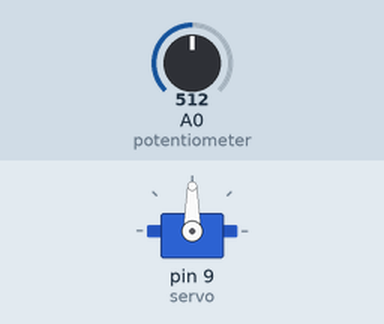
This sketch was run on a simulated Arduino Uno, built with avr-gcc and run on an emulated ATmega328P. Parts: servo. The test bench sets the inputs (shaded band); at power-on: A0 (potentiometer) = 512.

Above: at 1.2 s.
1.3 s: A0 (potentiometer) set to 716
At 2.5 s:
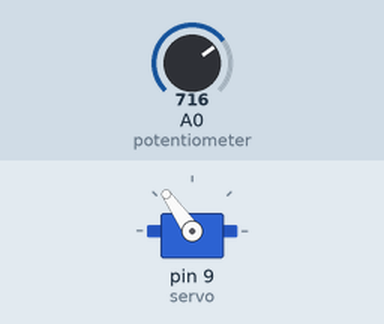
2.8 s: A0 (potentiometer) set to 900
At 3.2 s:
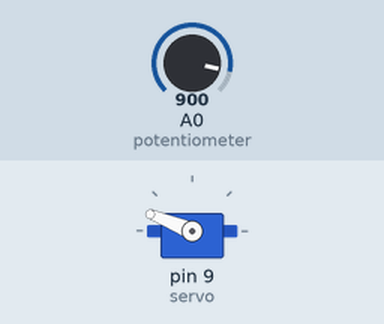
4.3 s: A0 (potentiometer) set to 1023
At 4.9 s:
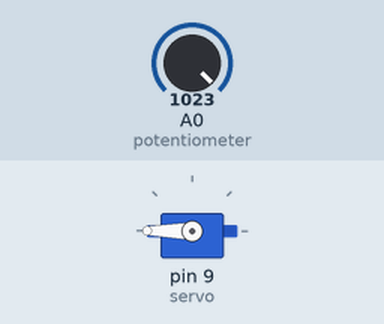
5.8 s: A0 (potentiometer) set to 306
At 6.8 s:
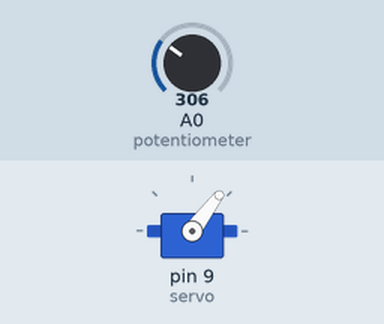
7.3 s: A0 (potentiometer) set to 122
At 8.4 s:
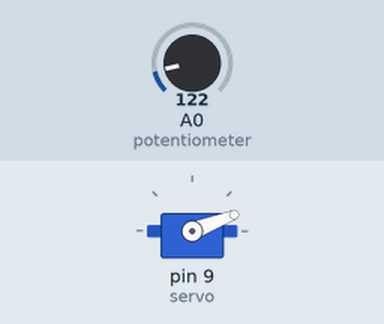
Timing chart, 0 to 9.8 s (numbered marks = the images above; inputs shaded):
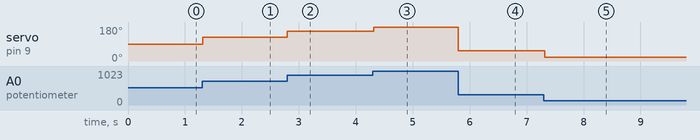

Measured:
- after the input at 1.3 s, servo on pin 9 (servo): 90° → 125° at once
- after the input at 2.8 s, servo on pin 9 (servo): 125° → 158° at once
- after the input at 4.3 s, servo on pin 9 (servo): 158° → 180° at once
- after the input at 5.8 s, servo on pin 9 (servo): 180° → 53° at once
- after the input at 7.3 s, servo on pin 9 (servo): 53° → 21° at once

The sketch:

Servo_Control.ino
```cpp
/*
  Name: Servo Control With Arduino UNO R3
  Author: GeorgePeg ( https://github.com/GeorgePeg )
  Date: 03/05/24 17:09
  Description: Changing the position of a single servo motor using a potensiometer
*/
#include <Servo.h>
Servo servo; //Object named servo
int potentiometer = 0; //Starting phase of the potentiometer.
int servo_value ; //Each time, this variable will change
void setup(){
  //Here code runs only once
  servo.attach(9); //PWM D9 Port
}
void loop(){
  //Here code runs forever
  /*The wiper terminal of the potentiometer is connected
  to the A0 Analog Input Port of the Arduino UNO R3*/
  servo_value = analogRead(A0); // Reading the potentiometer
  /*Using the map() function to convert the analog values of
  the potentiometer(0-1023) to a desired angle range from 0
  to 180 degrees.*/
  servo_value = map(servo_value,0,1023,0,180);
  servo.write(servo_value);
  delay(25);

}
```
